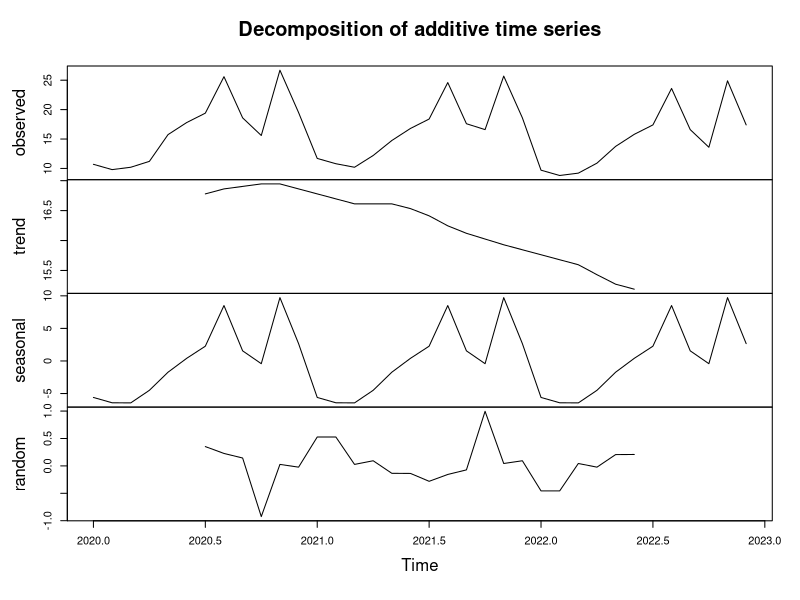

R code for this plot:
# Load necessary libraries
library(ggplot2)

# Define the data
months <- rep(c("Jan", "Feb", "Mar", "Apr", "May", "Jun", "Jul", "Aug", "Sep", "Oct", "Nov", "Dec"), 3)  # Repeat months for multiple years
unemployment <- c(10.7, 9.8, 10.2, 11.2, 15.75, 17.8, 19.4, 25.6, 18.6, 15.6, 26.7, 19.5,
                  11.7, 10.8, 10.2, 12.2, 14.75, 16.8, 18.4, 24.6, 17.6, 16.6, 25.7, 18.6,
                  9.7, 8.8, 9.2, 10.9, 13.75, 15.8, 17.4, 23.6, 16.6, 13.6, 24.9, 17.4)  # Simulated unemployment data for 3 years
economic_condition <- rep(c("Good", "Good", "Good", "Good", "Fair", "Fair", "Good", "Bad", "Fair", "Good", "Bad", "Fair"), 3)  # Repeat economic conditions for multiple years

# Create a time series object
ts_unemployment <- ts(unemployment, start = c(2020, 1), frequency = 12)

# Decompose the time series
decomposed <- decompose(ts_unemployment)

# Plot the decomposition
plot(decomposed)
